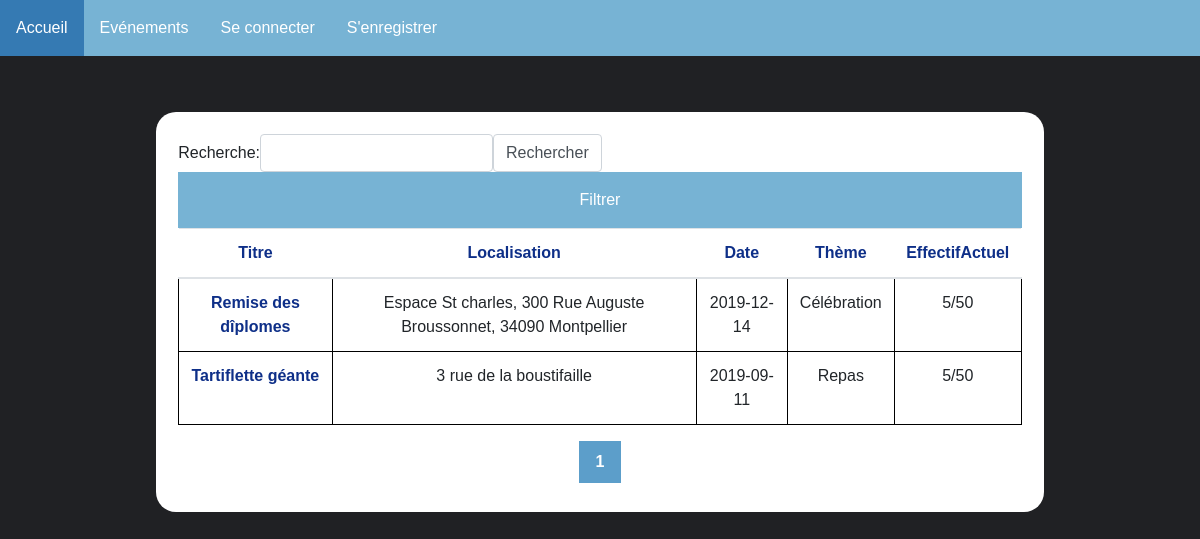
The page /event.php?pagenb=1&order=Adresse&crois=DESC on the database its author committed.
### tables this page shows
CREATE TABLE Evenement(
        ID_Event       Int  Auto_increment  NOT NULL ,
        Titre          Varchar (50) NOT NULL ,
        Date           Date NOT NULL ,
        EffectifMax    Int NOT NULL ,
        Descriptif     Text NOT NULL ,
        EffectifActuel Int NOT NULL ,
        login          Varchar (20) NOT NULL ,
        ID_Loc         Int NOT NULL ,
       Nom            Varchar (20) NOT NULL,
        Note           Float NOT NULL
	,CONSTRAINT Evenement_PK PRIMARY KEY (ID_Event)

	,CONSTRAINT Evenement_Contributeur_FK FOREIGN KEY (login) REFERENCES Contributeur(login)
	,CONSTRAINT Evenement_Localisation_FK FOREIGN KEY (ID_Loc) REFERENCES Localisation(ID_Loc)
	,CONSTRAINT Evenement_Theme1_FK FOREIGN KEY (Nom) REFERENCES Theme(Nom)
);

CREATE TABLE Localisation(
        ID_Loc INT AUTO_INCREMENT NOT NULL,
        Adresse   Text NOT NULL ,
        Latitude  Double NOT NULL ,
        Longitude Double NOT NULL,
        CONSTRAINT Localisation_PK PRIMARY KEY (ID_Loc),
        CONSTRAINT Localisation_UC UNIQUE (Adresse(255),Latitude,Longitude)
);

### config.php (called while the page is built, shortened)
<?php
$DB_host = "localhost";
$DB_user = "root";
$DB_pass = "";
$DB_name ="BDDWeb";
try{
    $dbh = new PDO("mysql:host={$DB_host};dbname={$DB_name}",$DB_user,$DB_pass);
    $dbh->setAttribute(PDO::ATTR_ERRMODE, PDO::ERRMODE_EXCEPTION);
}
catch( PDOException $e){
    echo $e->getMessage();
    die();
}
require_once 'User.php';
$user= new User($dbh);
?>

### User.php (called while the page is built, shortened)
<?php
class User{
    public function isLoggedin(): bool{
        return isset($_SESSION['user_session']);
    }
}
?>

### event.php (the view, shortened to what this page needs)
<?php
include_once('config.php');
if (isset($_GET['crois'])) {
    $crois = $_GET['crois'];
}
if (isset($_GET['search'])) {
	$search_word = $_GET['search_word'];
} else {
	$search_word = "";
}
?>
<!DOCTYPE html>
<html>
<head>
    <link rel="stylesheet" href="https://maxcdn.bootstrapcdn.com/bootstrap/4.3.1/css/bootstrap.min.css">
    <link rel="stylesheet" type="text/css" href="./style.css">
</head>
<body>
    <div id="Menu">
    <table>
        <table style="margin:0;">
            <th>
                <?php
                if ($user->isLoggedin()) {
                    echo '<div class="dropdown">
                    <a href="./profile.php"><button class="dropbtn">Mon profil</button></a>
                    </div>';
                } else {
                    echo '<div class="dropdown">
                 <a href="./index.php"><button class="dropbtn">Accueil</button></a>
                 </div>';
                }
                ?>
            </th>
            <th>
                <div class="dropdown">
                    <button class="dropbtn">Evénements</button>
                </div>
            </th>
            <?php
            if (!$user->isLoggedin()) {
                echo '<th>
            <div id="connection" class="dropdown">
            <button class="dropbtn" onclick =generationForm("log")>Se connecter</button>
            </div>
            </th>
            <th>
            <div id="enregister" class="dropdown">
            <button class="dropbtn" onclick =generationForm("reg")>' . "S'enregistrer</button>
            </div>
            </th>";
            }
            ?>
        </table>
    </div>
    <div class="container">
		<div id="content">
			<form class='form-inline' method="get">
				<label for="search_word">Recherche: </label>
				<input class='form-control' type="text" name="search_word">
				<input class='form-control' type="submit" name="search" value='Rechercher'>
			</form>
			<table class="table table-hover">
				<button class="dropbtn" id="filterButton" onclick=filter()>Filtrer</button>
				<thead>
                    <tr>
                        <th><a href="./event.php?pagenb=1&order=Titre&crois=DESC">Titre</a></th>
                        <th><a href="./event.php?pagenb=1&order=Adresse&crois=DESC">Localisation</a></th>
                        <th><a href="./event.php?pagenb=1&order=Date&crois=DESC">Date</a></th>
                        <th><a href="./event.php?pagenb=1&order=Nom&crois=DESC">Thème</a></th>
                        <th><a href="./event.php?pagenb=1&order=EffectifActuel&crois=DESC">EffectifActuel</a></th>
                    </tr>
                    </thead>
				<tbody>
                                        <?php
                    if (isset($_GET['pagenb'])) {
                        $pagenb = $_GET['pagenb'];
                    } else {
                        $pagenb = 1;
                    }
                    $nbrecpage = 20;
                    $offset = ($pagenb - 1) * $nbrecpage;
                    try {
                        $stmt = $dbh->prepare("SELECT COUNT(*) FROM Evenement");
                        $stmt->execute();
                        $order = $_GET['order'];
                        $nbrow = $stmt->fetch(PDO::FETCH_ASSOC);
                        $nbtotpages = ceil((intval($nbrow['COUNT(*)']) / $nbrecpage));
                        $stmt = $dbh->prepare("SELECT * FROM Evenement, Localisation WHERE Localisation.ID_Loc=Evenement.ID_Loc AND Evenement.Titre LIKE '%" . $search_word . "%' ORDER BY " . $order . " " . $crois . " LIMIT :offset, :nbrec");
                        $stmt->bindParam(":nbrec", $nbrecpage, PDO::PARAM_INT);
                        $stmt->bindParam(":offset", $offset, PDO::PARAM_INT);
                        $stmt->execute();
                        foreach ($stmt as $row) {
                            echo "<tr>";
                            echo "<td><a href='contenu.php?lastevent={$row['ID_Event']}'>{$row['Titre']}</a></td><td>{$row['Adresse']}</td><td>{$row['Date']}</td>";
                            echo "<td>{$row['Nom']}</td><td>{$row['EffectifActuel']}/{$row['EffectifMax']}</td>";
                            echo "</tr>";
                        }
                    } catch (PDOException $e) {
                        echo "Erreur durant le chargement de la page de l'événement.";
                        die();
                    }
                    ?></tbody>
                </table>
            <div class='pagination'>
                <?php
                $tmp = (int) $pagenb;
                ?>
                <?php
                if ($nbtotpages <= 10) {
                    for ($i = 1; $i <= $nbtotpages; $i++) {
                        if ($i == $tmp) {
                            echo "<a class='active'>$i</a>";
                        } else {
                            echo "<a href='event.php?pagenb=$i&order=" . $_GET['order'] . "&crois=" . $crois . "&search_word=" . $search_word . "'>$i</a>";
                        }
                    }
                }
            ?>
            </div>
        </div>
    </div>
</body>
</html>

### style.css (style rules this page uses)
* { margin: 0; padding: 0; border: 0; font-family: Arial, sans-serif; }
a { text-decoration: none; font-weight: bold; color: rgb(14, 47, 136); }
body { background-color: #202124; }
#Menu { background-color:#77B3D4; }
.dropbtn { width:100%; background-color:#77B3D4; color: white; padding: 16px; font-size: 16px; border: none; }
.dropdown { width: 100%; position: relative; display: inline-block; }
#connection { float:right; }
#listevent > th,td { border: 1px solid black; padding: 15px; }
#content { text-align: center; background-color: white; border-radius: 20px; padding: 2%; margin: 10%; margin-top: 5%; }
.pagination { display: inline-block; }
.pagination a { color: black; float: left; padding: 8px 16px; text-decoration: none; transition: background-color .3s;< border: 1px solid black; }
.pagination a.active { background-color: rgb(92, 158, 202); color: white; border: 1px solid rgb(92, 158, 202); }

### rows shown on the page
evenement: Titre "Remise des dîplomes", ID_Loc.Adresse "Espace St charles, 300 Rue Auguste Broussonnet, 34090 Montpellier", Date "2019-12-14", Nom "Célébration", EffectifActuel "5", EffectifMax "50"
evenement: Titre "Tartiflette géante", ID_Loc.Adresse "3 rue de la boustifaille", Date "2019-09-11", Nom "Repas", EffectifActuel "5", EffectifMax "50"
